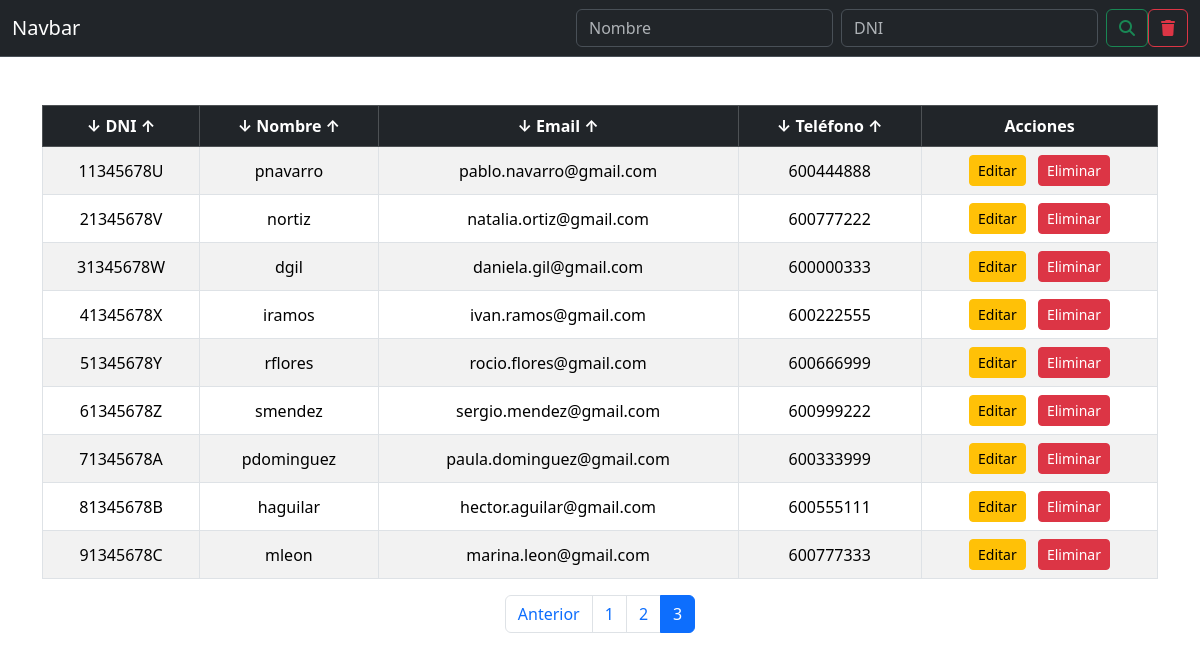
The page /entradas/leerEscuela.php?pagina=3 on the database its author committed.
### tables this page shows
CREATE TABLE tbl_usuario (
    id_usuario INT AUTO_INCREMENT PRIMARY KEY NOT NULL,
    nombre_usuario VARCHAR(50) NOT NULL,
    password_usuario VARCHAR(50) NOT NULL,
    email_usuario VARCHAR(60) NOT NULL,
    telf_usuario CHAR(9) NOT NULL,
    dni_usuario CHAR(9) NOT NULL,
    rol_usuario ENUM('Admin', 'Alumno') DEFAULT 'Alumno' NOT NULL
);

### entradas/leerEscuela.php (the view, shortened to what this page needs)
<!DOCTYPE html>
<html lang="en">
<head>
    <link href="https://cdn.jsdelivr.net/npm/bootstrap@5.3.2/dist/css/bootstrap.min.css" rel="stylesheet">
    <link href="https://cdnjs.cloudflare.com/ajax/libs/font-awesome/6.4.0/css/all.min.css" rel="stylesheet">
</head>
<body>
    <nav class="navbar bg-dark border-bottom border-body" data-bs-theme="dark">
        <div class="container-fluid">
            <a class="navbar-brand">Navbar</a>
            <form class="d-flex" role="search">
                <input class="form-control me-2" name="nombre" type="search" placeholder="Nombre" aria-label="Nombre">
                <input class="form-control me-2" name="dni" type="search" placeholder="DNI" aria-label="DNI">
                <button class="btn btn-outline-success" type="submit"><i class="fa-solid fa-magnifying-glass"></i></button>
                <button class="btn btn-outline-danger" type="submit"><i class="fa-solid fa-trash"></i></button>
            </form>
        </div>
    </nav>
    <div class="container my-5">
        <?php
        include_once('../db/conexion.php');
        $registrosPorPagina = 10;
        $paginaActual = isset($_GET['pagina']) ? (int)$_GET['pagina'] : 1;
        $offset = ($paginaActual - 1) * $registrosPorPagina;
        $sql = "SELECT *
            FROM
            tbl_usuario
            LIMIT $offset, $registrosPorPagina";
        $result = $conn->query($sql);
        $sqlTotal = "SELECT COUNT(*) AS total FROM tbl_usuario";
        $totalResult = $conn->query($sqlTotal);
        $totalRows = $totalResult->fetch_assoc()['total'];
        $totalPaginas = ceil($totalRows / $registrosPorPagina);
        if ($result->num_rows > 0) {
            echo "<div class='table-responsive'>";
            echo "<table class='table table-bordered table-hover table-striped text-center'>";
            echo "<thead class='table-dark'>
                    <tr>
                        <th>↓ DNI ↑</th>
                        <th>↓ Nombre ↑</th>
                        <th>↓ Email ↑</th>
                        <th>↓ Teléfono ↑</th>
                        <th>Acciones</th>
                    </tr>
                  </thead>";
            echo "<tbody>";
            $rows = $result->fetch_all(MYSQLI_ASSOC);
            foreach ($rows as $row) {
                echo "<tr class='align-middle'>
                        <td>" . htmlspecialchars($row["dni_usuario"]) . "</td>
                        <td>" . htmlspecialchars($row["nombre_usuario"]) . "</td>
                        <td>" . htmlspecialchars($row["email_usuario"]) . "</td>
                        <td>" . htmlspecialchars($row["telf_usuario"]) . "</td>
                        <td>
                            <a href='editarRegistro.php?id=" . htmlspecialchars($row["id_usuario"]) . "' class='btn btn-warning btn-sm me-2'>Editar</a>
                            <a href='eliminarRegistro.php?id=" . htmlspecialchars($row["id_usuario"]) . "' class='btn btn-danger btn-sm' onclick='return confirm(\"¿Estás seguro de eliminar este usuario?\")'>Eliminar</a>
                        </td>
                      </tr>";
            }
            echo "</tbody></table>";
            echo "</div>";
            echo "<nav aria-label='Paginación'>";
            echo "<ul class='pagination justify-content-center'>";
            if ($paginaActual > 1) {
                echo "<li class='page-item'><a class='page-link' href='?pagina=" . ($paginaActual - 1) . "'>Anterior</a></li>";
            }
            for ($i = 1; $i <= $totalPaginas; $i++) {
                echo "<li class='page-item " . ($i == $paginaActual ? "active" : "") . "'>
                        <a class='page-link' href='?pagina=$i'>$i</a>
                      </li>";
            }
            echo "</ul>";
            echo "</nav>";
        } else {
            echo "<p class='text-center text-warning'>No hay resultados que coincidan con los filtros aplicados.</p>";
        }
        ?>
    </div>
</body>
</html>

### rows shown on the page
tbl_usuario: dni_usuario "11345678U", nombre_usuario "pnavarro", email_usuario "pablo.navarro@gmail.com", telf_usuario "600444888"
tbl_usuario: dni_usuario "21345678V", nombre_usuario "nortiz", email_usuario "natalia.ortiz@gmail.com", telf_usuario "600777222"
tbl_usuario: dni_usuario "31345678W", nombre_usuario "dgil", email_usuario "daniela.gil@gmail.com", telf_usuario "600000333"
tbl_usuario: dni_usuario "41345678X", nombre_usuario "iramos", email_usuario "ivan.ramos@gmail.com", telf_usuario "600222555"
tbl_usuario: dni_usuario "51345678Y", nombre_usuario "rflores", email_usuario "rocio.flores@gmail.com", telf_usuario "600666999"
tbl_usuario: dni_usuario "61345678Z", nombre_usuario "smendez", email_usuario "sergio.mendez@gmail.com", telf_usuario "600999222"
tbl_usuario: dni_usuario "71345678A", nombre_usuario "pdominguez", email_usuario "paula.dominguez@gmail.com", telf_usuario "600333999"
tbl_usuario: dni_usuario "81345678B", nombre_usuario "haguilar", email_usuario "hector.aguilar@gmail.com", telf_usuario "600555111"
tbl_usuario: dni_usuario "91345678C", nombre_usuario "mleon", email_usuario "marina.leon@gmail.com", telf_usuario "600777333"
